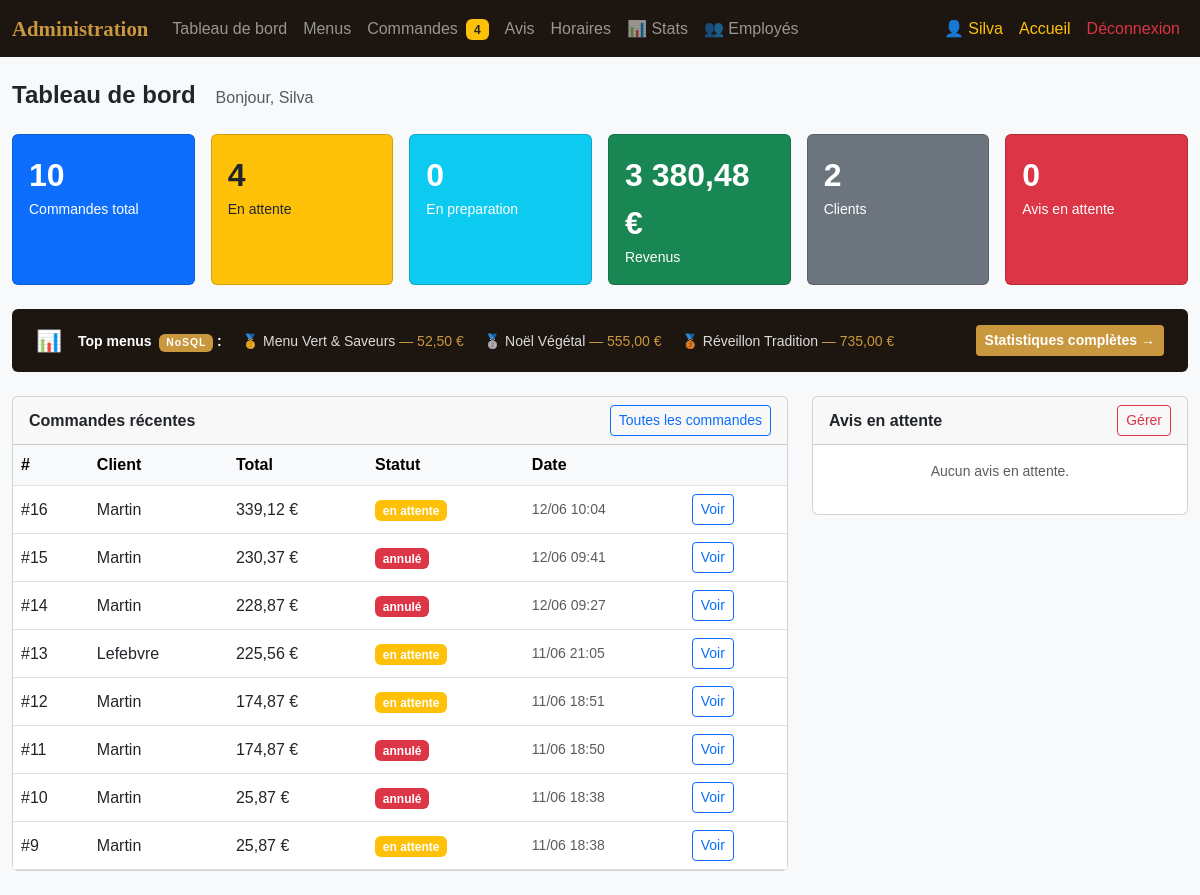
Page /admin/dashboard.php (signed in) on the committed database.
### tables this page shows
CREATE TABLE `commandes` (
  `id` int(11) NOT NULL,
  `user_id` int(11) NOT NULL,
  `total` decimal(10,2) NOT NULL,
  `statut` varchar(50) DEFAULT 'en attente',
  `notes` text DEFAULT NULL,
  `nb_personnes` int(11) DEFAULT 1,
  `adresse_livraison` text DEFAULT '',
  `km_livraison` decimal(8,2) DEFAULT 0.00,
  `frais_livraison` decimal(8,2) DEFAULT 5.00,
  `remise` decimal(8,2) DEFAULT 0.00,
  `date_evenement` date DEFAULT NULL,
  `created_at` datetime DEFAULT current_timestamp()
);

CREATE TABLE `users` (
  `id` int(11) NOT NULL,
  `nom` varchar(25) NOT NULL,
  `email` varchar(25) NOT NULL,
  `password` varchar(100) NOT NULL,
  `role` enum('admin','employee','client') NOT NULL DEFAULT 'client',
  `prenom` varchar(25) DEFAULT NULL,
  `telephone` varchar(15) DEFAULT NULL,
  `adresse` text DEFAULT '',
  `created_at` datetime DEFAULT current_timestamp()
);

### includes/nosql_db.php (called while the page is built, shortened)
<?php
class NoSQLStore
{
    private PDO $pdo;
    public function __construct()
    {
        global $pdo;
        if ($pdo instanceof PDO) {
            $this->pdo = $pdo;
        }
    }
    private function fetchAll(string $col): array
    {
        $stmt = $this->pdo->prepare(
            "SELECT doc_id, data FROM nosql_documents WHERE collection = ? ORDER BY created_at ASC"
        );
        $stmt->execute([$col]);
        $rows = $stmt->fetchAll();
        $docs = [];
        foreach ($rows as $row) {
            $data = json_decode($row['data'], true) ?? [];
            $data['_id'] = $row['doc_id'];
            $docs[] = $data;
        }
        return $docs;
    }
    public function find(string $col, array $filter = []): array
    {
        $docs = $this->fetchAll($col);
        if (empty($filter)) {
            return $docs;
        }
        $results = [];
        return $results;
    }
}

### admin/dashboard.php (the view, shortened to what this page needs)
<?php
include __DIR__ . '/../includes/auth.php';
include __DIR__ . '/../includes/db.php';
include_once __DIR__ . '/../includes/nosql_db.php';
$stats = [
    'total_cmd'    => $pdo->query("SELECT COUNT(*) FROM commandes")->fetchColumn(),
    'en_attente'   => $pdo->query("SELECT COUNT(*) FROM commandes WHERE statut='en attente'")->fetchColumn(),
    'en_prep'      => $pdo->query("SELECT COUNT(*) FROM commandes WHERE statut='en préparation'")->fetchColumn(),
    'revenus'      => $pdo->query("SELECT COALESCE(SUM(total),0) FROM commandes WHERE statut NOT IN ('annulé')")->fetchColumn(),
    'clients'      => $pdo->query("SELECT COUNT(*) FROM users WHERE role='client'")->fetchColumn(),
    'avis_attente' => $pdo->query("SELECT COUNT(*) FROM avis WHERE statut='en attente'")->fetchColumn(),
];
$recentes = $pdo->query("SELECT c.*,u.nom as client FROM commandes c JOIN users u ON u.id=c.user_id ORDER BY c.created_at DESC LIMIT 8")->fetchAll();
$nosql_dash = new NoSQLStore();
$top_menus  = $nosql_dash->find('stats_menu');
usort($top_menus, fn($a,$b) => $b['nb_commandes'] <=> $a['nb_commandes']);
$top3 = array_slice($top_menus, 0, 3);
?>
<!DOCTYPE html>
<html lang="fr">
<head>
    <link rel="stylesheet" href="https://cdn.jsdelivr.net/npm/bootstrap@5.3.0/dist/css/bootstrap.min.css">
    <link rel="stylesheet" href="../css/global.css">
    <link rel="stylesheet" href="../css/espace.css">
    <link rel="stylesheet" href="https://cdn.jsdelivr.net/npm/bootstrap-icons@1.11.0/font/bootstrap-icons.css">
</head>
<body class="bg-light">
    <?php include __DIR__ . '/../includes/partials/admin_nav.php'; ?>
    <div class="container-fluid py-4">
        <h4 class="mb-4 fw-bold">Tableau de bord &nbsp; <small class="text-muted fs-6 fw-normal">Bonjour, <?= htmlspecialchars($_SESSION['nom']) ?></small></h4>
        <div class="row g-3 mb-4">
            <div class="col-6 col-lg-2">
                <div class="card text-white bg-primary h-100">
                    <div class="card-body">
                        <div class="fs-2 fw-bold"><?= $stats['total_cmd'] ?></div>
                        <div class="small">Commandes total</div>
                    </div>
                </div>
            </div>
            <div class="col-6 col-lg-2">
                <div class="card text-dark bg-warning h-100">
                    <div class="card-body">
                        <div class="fs-2 fw-bold"><?= $stats['en_attente'] ?></div>
                        <div class="small">En attente</div>
                    </div>
                </div>
            </div>
            <div class="col-6 col-lg-2">
                <div class="card text-white bg-info h-100">
                    <div class="card-body">
                        <div class="fs-2 fw-bold"><?= $stats['en_prep'] ?></div>
                        <div class="small">En preparation</div>
                    </div>
                </div>
            </div>
            <div class="col-6 col-lg-2">
                <div class="card text-white bg-success h-100">
                    <div class="card-body">
                        <div class="fs-2 fw-bold"><?= number_format($stats['revenus'],2,',',' ') ?> €</div>
                        <div class="small">Revenus</div>
                    </div>
                </div>
            </div>
            <div class="col-6 col-lg-2">
                <div class="card text-white bg-secondary h-100">
                    <div class="card-body">
                        <div class="fs-2 fw-bold"><?= $stats['clients'] ?></div>
                        <div class="small">Clients</div>
                    </div>
                </div>
            </div>
            <div class="col-6 col-lg-2">
                <div class="card text-white bg-danger h-100">
                    <div class="card-body">
                        <div class="fs-2 fw-bold"><?= $stats['avis_attente'] ?></div>
                        <div class="small">Avis en attente</div>
                    </div>
                </div>
            </div>
        </div>
        <div class="card mb-4 border-0" style="background:#1C1510;">
            <div class="card-body py-3 px-4">
                <div class="row align-items-center g-3">
                    <div class="col-auto"><span style="color:#C9973D;font-size:1.3rem;">📊</span></div>
                    <div class="col">
                        <span class="fw-bold text-white small">Top menus
                            <span class="badge ms-1" style="background:#C9973D;font-size:.65rem;letter-spacing:1px;">NoSQL</span> :
                        </span>
                        <?php if ($top3): ?>
                        <?php foreach ($top3 as $i => $t): ?>
                        <span class="ms-3 small" style="color:rgba(255,255,255,.85);"><?= ['🥇','🥈','🥉'][$i] ?> <?= htmlspecialchars(mb_substr($t['nom_menu'],0,22)) ?>
                            <span style="color:#C9973D;"> — <?= number_format($t['chiffre_affaires'],2,',',' ') ?> €</span>
                        </span>
                        <?php endforeach; ?>
                        <?php else: ?>
                        <span class="text-muted small ms-2">Pas encore de données.
                            <a href="stats.php?sync=1" style="color:#C9973D;">Initialiser les stats</a>
                        </span>
                        <?php endif; ?>
                    </div>
                    <div class="col-auto">
                        <a href="stats.php" class="btn btn-sm fw-bold" style="background:#C9973D;color:#fff;">Statistiques complètes →</a>
                    </div>
                </div>
            </div>
        </div>
        <div class="row g-4">
            <div class="col-lg-8">
                <div class="card">
                    <div class="card-header d-flex justify-content-between align-items-center">
                        <strong>Commandes récentes</strong>
                        <a href="orders.php" class="btn btn-sm btn-outline-primary">Toutes les commandes</a>
                    </div>
                    <div class="card-body p-0">
                        <table class="table table-hover mb-0 align-middle">
                            <thead class="table-light">
                                <tr>
                                    <th>#</th>
                                    <th>Client</th>
                                    <th>Total</th>
                                    <th>Statut</th>
                                    <th>Date</th>
                                    <th></th>
                                </tr>
                            </thead>
                            <tbody>
                                <?php foreach ($recentes as $r): ?>
                                <tr>
                                    <td>#<?= $r['id'] ?></td>
                                    <td><?= htmlspecialchars($r['client']) ?></td>
                                    <td><?= number_format($r['total'],2,',',' ') ?> €</td>
                                    <td><?= statutBadge($r['statut']) ?></td>
                                    <td class="small text-muted"><?= date('d/m H:i', strtotime($r['created_at'])) ?></td>
                                    <td><a href="orders.php?id=<?= $r['id'] ?>" class="btn btn-sm btn-outline-primary">Voir</a></td>
                                </tr>
                                <?php endforeach; ?>
                            </tbody>
                        </table>
                    </div>
                </div>
            </div>
            <div class="col-lg-4">
                <div class="card">
                    <div class="card-header d-flex justify-content-between align-items-center">
                        <strong>Avis en attente</strong>
                        <a href="reviews.php" class="btn btn-sm btn-outline-danger">Gérer</a>
                    </div>
                    <div class="card-body p-0">
                        <?php
                        $avis_attente = $pdo->query("SELECT * FROM avis WHERE statut='en attente' ORDER BY created_at DESC LIMIT 5")->fetchAll();
                        ?>
                        <?php if ($avis_attente): ?>
                        <ul class="list-group list-group-flush">
                            <?php foreach ($avis_attente as $a): ?>
                                <li class="list-group-item">
                                    <div class="fw-semibold small"><?= htmlspecialchars($a['nom']) ?> — <span style="color:#C9973D;"><?= stars($a['note']) ?></span></div>
                                    <div class="text-muted small text-truncate"><?= htmlspecialchars($a['contenu']) ?></div>
                                    <div class="mt-1 d-flex gap-1">
                                        <a href="reviews.php?approve=<?= $a['id'] ?>" class="btn btn-success btn-sm py-0">✓ Approuver</a>
                                        <a href="reviews.php?reject=<?= $a['id'] ?>"  class="btn btn-danger  btn-sm py-0">✗ Refuser</a>
                                    </div>
                                </li>
                            <?php endforeach; ?>
                        </ul>
                        <?php else: ?>
                        <p class="text-muted text-center py-3 small">Aucun avis en attente.</p>
                        <?php endif; ?>
                    </div>
                </div>
            </div>
        </div>
    </div>
</body>
</html>

### includes/auth.php (shortened to what this page needs)
<?php
function statutBadge($s) {
    $map = [
        'en attente'                   => 'warning',
        'accepté'                      => 'primary',
        'en préparation'               => 'info',
        'prêt'                         => 'success',
        'livré'                        => 'secondary',
        'annulé'                       => 'danger',
        'en attente du retour de matériel' => 'dark',
    ];
    $class = $map[$s] ?? 'secondary';
    return '<span class="badge bg-' . $class . '">' . htmlspecialchars($s) . '</span>';
}

### css/global.css (style rules this page uses)
:root { --gold: #C9973D; --warm: #8B6914; --dark: #1C1510; --dark2: #2D1F14; --cream: #FAF7F2; }
body { font-family: 'Nunito', sans-serif; background: var(--cream); }

### rows in the picture
commandes: i "🥉", nom_menu "Réveillon Tradition", chiffre_affaires "735,00", id "13", user.nom "Lefebvre", total "225,56", statut "en attente", created_at "11/06 21:05"
commandes: id "16", user.nom "Martin", total "339,12", statut "en attente", created_at "12/06 10:04"
commandes: id "15", user.nom "Martin", total "230,37", statut "annulé", created_at "12/06 09:41"
commandes: id "14", user.nom "Martin", total "228,87", statut "annulé", created_at "12/06 09:27"
commandes: id "12", user.nom "Martin", total "174,87", statut "en attente", created_at "11/06 18:51"
commandes: id "11", user.nom "Martin", total "174,87", statut "annulé", created_at "11/06 18:50"
commandes: id "10", user.nom "Martin", total "25,87", statut "annulé", created_at "11/06 18:38"
commandes: id "9", user.nom "Martin", total "25,87", statut "en attente", created_at "11/06 18:38"

### other values in the picture
$pending_cmd "4"
$_SESSION['nom'] "Silva"
$stats['total_cmd'] "10"
$stats['en_attente'] "4"
$stats['en_prep'] "0"
$stats['revenus'] "3 380,48"
$stats['clients'] "2"
$stats['avis_attente'] "0"
mb_substr($t['nom_menu'],0,22) "Menu Vert & Saveurs"
$t['chiffre_affaires'] "52,50"
mb_substr($t['nom_menu'],0,22) "Noël Végétal"
$t['chiffre_affaires'] "555,00"
